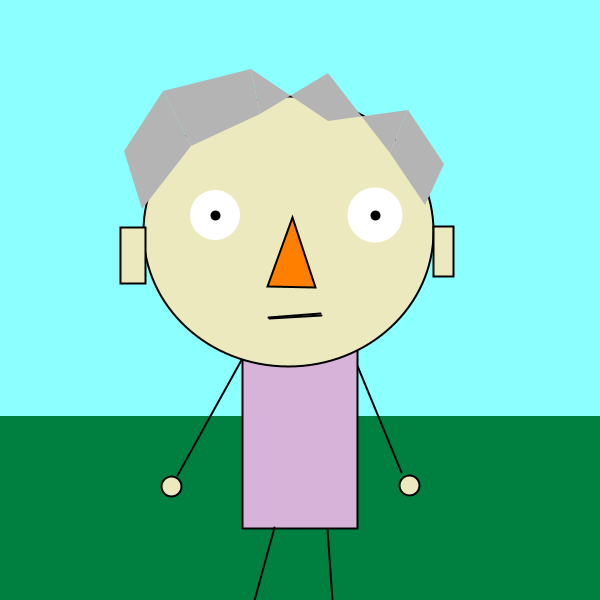
Frame 1 (no input)
Frame 60 (the mouse pressed at the canvas centre just before this capture): identical to frame 1, image omitted
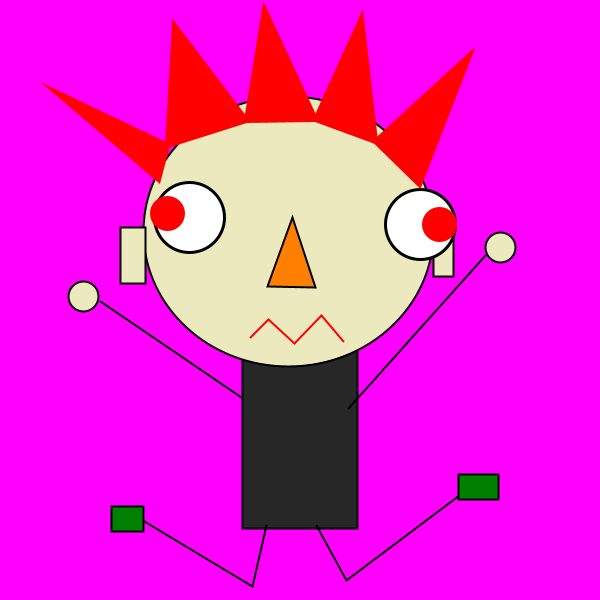
Frame 120 (the mouse held since frame 60 and released just before this capture)

The Processing sketch that drew these frames (run headless with seeded random() and noise(); from frame 60 on, the mouse is pressed at the canvas centre):

// Processing sketch: processing_140873
// ── processing_140873.pde



/*
 Konkuk University
 SOS iDesign

Name: CHOE Goeun
 ID: Goeun

*/





void setup(){
size (600, 600);
smooth();
 }
 
 
 

void draw(){
  println(mouseX + " : " + mouseY);
  ellipseMode(CENTER);
  background(140,255,255);
  fill(0,128,64);
  noStroke();
  quad(0,416,600,416,600,600,0,600);
  
  
  //basic
  
  stroke(0);
  strokeWeight(2);
  line(243,356,177,475);
  line(351,351,401,472);
  fill(215,179,217);
  rect(242,338,115,190);
  fill(235,233,189);
  ellipse(288,231,290,270);
  rect(120,227,25,56);
  rect(433,226,20,50);
  fill(255,128,0);
  triangle(292,217,267,286,315,287);
  line(269,318,321,315);
  fill(235,233,189);
  ellipse(171,486,20,20);
  ellipse(409,485,20,20);
  
  // original
  
  noStroke();
  fill(180);
  quad(142,209,124,151,163,91,191,146);
  quad(163,91,191,146,260,114,251,69);
  quad(260,114,251,69,328,121,328,73);
  quad(328,121,328,73,390,153,408,110);
  quad(390,153,408,110,444,164,425,205);
  
  fill(255);
  ellipse(215,215,50,50);
  ellipse(375,215,55,55);
  stroke(0);
  strokeWeight(10);
  point(215,215);
  point(375,215);
  strokeWeight(2);
  line(268,317,320,313);
  line(274,527,254,600);
  line(327,529,332,600);
  
  

  if (mousePressed == true) {

  background(255,0,255);
  
  //basic
  float a = random(255);
  
  stroke(0);
  strokeWeight(2);
  fill(a,a,a);
  rect(242,338,115,190);
  fill(235,233,189);
  ellipse(288,231,290,270);
  rect(120,227,25,56);
  rect(433,226,20,50);
  fill(255,128,0);
  triangle(292,217,267,286,315,287);
  fill(235,233,189);
  
  //angry
  fill(255);
  stroke(0);
  strokeWeight(3);
  ellipse(189,217,70,70);
  ellipse(420,224,70,70);
  stroke(255,0,0);
  strokeWeight(35);
  point(439,224);
  point(167,213);
  stroke(255,0,0);
  strokeWeight(2);
  
  line(250,337,268,319);
  line(268,319,294,343);
  line(294,343,321,315);
  line(321,315,343,341);
  stroke(0);
  line(241,397,100,301);
  line(348,408,485,255);
  fill(235,233,189);
  ellipse(83,296,30,30);
  ellipse(500,247,30,30);
  line(266,525,252,586);
  line(252,586,134,515);
  line(316,525,346,580);
  line(346,580,471,486);
  fill(0,128,0);
  rect(111,506,32,25);
  rect(458,474,40,25);
  stroke(255,0,0);
  strokeWeight(5);
  fill(255,0,0);
  triangle(158,179,56,92,167,145);
  triangle(167,145,174,25,246,120);
  triangle(246,120,264,9,315,119);
  triangle(315,119,361,18,375,141);
  triangle(375,141,469,55,419,184);
  
  }

 }
  
  
  
 
 
